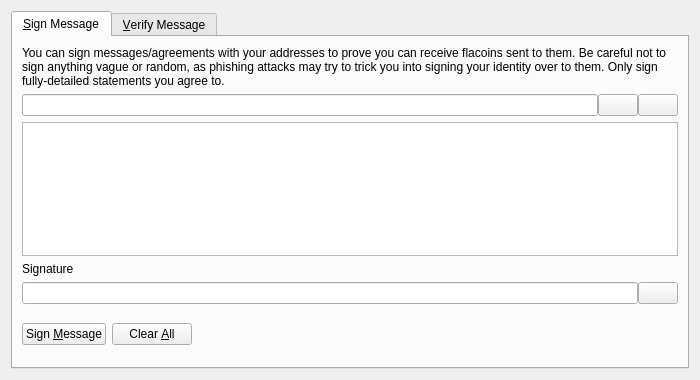
<?xml version="1.0" encoding="UTF-8"?>
<ui version="4.0">
 <class>SignVerifyMessageDialog</class>
 <widget class="QDialog" name="SignVerifyMessageDialog">
  <property name="geometry">
   <rect>
    <x>0</x>
    <y>0</y>
    <width>700</width>
    <height>380</height>
   </rect>
  </property>
  <property name="windowTitle">
   <string>Signatures - Sign / Verify a Message</string>
  </property>
  <property name="modal">
   <bool>true</bool>
  </property>
  <layout class="QVBoxLayout" name="verticalLayout">
   <item>
    <widget class="QTabWidget" name="tabWidget">
     <property name="currentIndex">
      <number>0</number>
     </property>
     <widget class="QWidget" name="tabSignMessage">
      <attribute name="title">
       <string>&amp;Sign Message</string>
      </attribute>
      <layout class="QVBoxLayout" name="verticalLayout_SM">
       <item>
        <widget class="QLabel" name="infoLabel_SM">
         <property name="text">
          <string>You can sign messages/agreements with your addresses to prove you can receive flacoins sent to them. Be careful not to sign anything vague or random, as phishing attacks may try to trick you into signing your identity over to them. Only sign fully-detailed statements you agree to.</string>
         </property>
         <property name="textFormat">
          <enum>Qt::PlainText</enum>
         </property>
         <property name="wordWrap">
          <bool>true</bool>
         </property>
        </widget>
       </item>
       <item>
        <layout class="QHBoxLayout" name="horizontalLayout_1_SM">
         <property name="spacing">
          <number>0</number>
         </property>
         <item>
          <widget class="QValidatedLineEdit" name="addressIn_SM">
           <property name="toolTip">
            <string>The FlaCoin address to sign the message with</string>
           </property>
          </widget>
         </item>
         <item>
          <widget class="QPushButton" name="addressBookButton_SM">
           <property name="toolTip">
            <string>Choose previously used address</string>
           </property>
           <property name="text">
            <string/>
           </property>
           <property name="icon">
            <iconset resource="../bitcoin.qrc">
             <normaloff>:/icons/address-book</normaloff>:/icons/address-book</iconset>
           </property>
           <property name="shortcut">
            <string>Alt+A</string>
           </property>
           <property name="autoDefault">
            <bool>false</bool>
           </property>
          </widget>
         </item>
         <item>
          <widget class="QPushButton" name="pasteButton_SM">
           <property name="toolTip">
            <string>Paste address from clipboard</string>
           </property>
           <property name="text">
            <string/>
           </property>
           <property name="icon">
            <iconset resource="../bitcoin.qrc">
             <normaloff>:/icons/editpaste</normaloff>:/icons/editpaste</iconset>
           </property>
           <property name="shortcut">
            <string>Alt+P</string>
           </property>
           <property name="autoDefault">
            <bool>false</bool>
           </property>
          </widget>
         </item>
        </layout>
       </item>
       <item>
        <widget class="QPlainTextEdit" name="messageIn_SM">
         <property name="toolTip">
          <string>Enter the message you want to sign here</string>
         </property>
        </widget>
       </item>
       <item>
        <widget class="QLabel" name="signatureLabel_SM">
         <property name="text">
          <string>Signature</string>
         </property>
         <property name="textFormat">
          <enum>Qt::PlainText</enum>
         </property>
        </widget>
       </item>
       <item>
        <layout class="QHBoxLayout" name="horizontalLayout_2_SM">
         <property name="spacing">
          <number>0</number>
         </property>
         <item>
          <widget class="QLineEdit" name="signatureOut_SM">
           <property name="font">
            <font>
             <italic>true</italic>
            </font>
           </property>
           <property name="readOnly">
            <bool>true</bool>
           </property>
          </widget>
         </item>
         <item>
          <widget class="QPushButton" name="copySignatureButton_SM">
           <property name="toolTip">
            <string>Copy the current signature to the system clipboard</string>
           </property>
           <property name="text">
            <string/>
           </property>
           <property name="icon">
            <iconset resource="../bitcoin.qrc">
             <normaloff>:/icons/editcopy</normaloff>:/icons/editcopy</iconset>
           </property>
           <property name="autoDefault">
            <bool>false</bool>
           </property>
          </widget>
         </item>
        </layout>
       </item>
       <item>
        <layout class="QHBoxLayout" name="horizontalLayout_3_SM">
         <item>
          <widget class="QPushButton" name="signMessageButton_SM">
           <property name="toolTip">
            <string>Sign the message to prove you own this FlaCoin address</string>
           </property>
           <property name="text">
            <string>Sign &amp;Message</string>
           </property>
           <property name="icon">
            <iconset resource="../bitcoin.qrc">
             <normaloff>:/icons/edit</normaloff>:/icons/edit</iconset>
           </property>
           <property name="autoDefault">
            <bool>false</bool>
           </property>
          </widget>
         </item>
         <item>
          <widget class="QPushButton" name="clearButton_SM">
           <property name="toolTip">
            <string>Reset all sign message fields</string>
           </property>
           <property name="text">
            <string>Clear &amp;All</string>
           </property>
           <property name="icon">
            <iconset resource="../bitcoin.qrc">
             <normaloff>:/icons/remove</normaloff>:/icons/remove</iconset>
           </property>
           <property name="autoDefault">
            <bool>false</bool>
           </property>
          </widget>
         </item>
         <item>
          <spacer name="horizontalSpacer_1_SM">
           <property name="orientation">
            <enum>Qt::Horizontal</enum>
           </property>
           <property name="sizeHint" stdset="0">
            <size>
             <width>40</width>
             <height>48</height>
            </size>
           </property>
          </spacer>
         </item>
         <item>
          <widget class="QLabel" name="statusLabel_SM">
           <property name="font">
            <font>
             <weight>75</weight>
             <bold>true</bold>
            </font>
           </property>
           <property name="text">
            <string/>
           </property>
           <property name="wordWrap">
            <bool>true</bool>
           </property>
          </widget>
         </item>
         <item>
          <spacer name="horizontalSpacer_2_SM">
           <property name="orientation">
            <enum>Qt::Horizontal</enum>
           </property>
           <property name="sizeHint" stdset="0">
            <size>
             <width>40</width>
             <height>48</height>
            </size>
           </property>
          </spacer>
         </item>
        </layout>
       </item>
      </layout>
     </widget>
     <widget class="QWidget" name="tabVerifyMessage">
      <attribute name="title">
       <string>&amp;Verify Message</string>
      </attribute>
      <layout class="QVBoxLayout" name="verticalLayout_VM">
       <item>
        <widget class="QLabel" name="infoLabel_VM">
         <property name="text">
          <string>Enter the receiver's address, message (ensure you copy line breaks, spaces, tabs, etc. exactly) and signature below to verify the message. Be careful not to read more into the signature than what is in the signed message itself, to avoid being tricked by a man-in-the-middle attack. Note that this only proves the signing party receives with the address, it cannot prove sendership of any transaction!</string>
         </property>
         <property name="textFormat">
          <enum>Qt::PlainText</enum>
         </property>
         <property name="alignment">
          <set>Qt::AlignLeading|Qt::AlignLeft|Qt::AlignTop</set>
         </property>
         <property name="wordWrap">
          <bool>true</bool>
         </property>
        </widget>
       </item>
       <item>
        <layout class="QHBoxLayout" name="horizontalLayout_1_VM">
         <property name="spacing">
          <number>0</number>
         </property>
         <item>
          <widget class="QValidatedLineEdit" name="addressIn_VM">
           <property name="toolTip">
            <string>The FlaCoin address the message was signed with</string>
           </property>
          </widget>
         </item>
         <item>
          <widget class="QPushButton" name="addressBookButton_VM">
           <property name="toolTip">
            <string>Choose previously used address</string>
           </property>
           <property name="text">
            <string/>
           </property>
           <property name="icon">
            <iconset resource="../bitcoin.qrc">
             <normaloff>:/icons/address-book</normaloff>:/icons/address-book</iconset>
           </property>
           <property name="shortcut">
            <string>Alt+A</string>
           </property>
           <property name="autoDefault">
            <bool>false</bool>
           </property>
          </widget>
         </item>
        </layout>
       </item>
       <item>
        <widget class="QPlainTextEdit" name="messageIn_VM"/>
       </item>
       <item>
        <widget class="QValidatedLineEdit" name="signatureIn_VM"/>
       </item>
       <item>
        <layout class="QHBoxLayout" name="horizontalLayout_2_VM">
         <item>
          <widget class="QPushButton" name="verifyMessageButton_VM">
           <property name="toolTip">
            <string>Verify the message to ensure it was signed with the specified FlaCoin address</string>
           </property>
           <property name="text">
            <string>Verify &amp;Message</string>
           </property>
           <property name="icon">
            <iconset resource="../bitcoin.qrc">
             <normaloff>:/icons/transaction_0</normaloff>:/icons/transaction_0</iconset>
           </property>
           <property name="autoDefault">
            <bool>false</bool>
           </property>
          </widget>
         </item>
         <item>
          <widget class="QPushButton" name="clearButton_VM">
           <property name="toolTip">
            <string>Reset all verify message fields</string>
           </property>
           <property name="text">
            <string>Clear &amp;All</string>
           </property>
           <property name="icon">
            <iconset resource="../bitcoin.qrc">
             <normaloff>:/icons/remove</normaloff>:/icons/remove</iconset>
           </property>
           <property name="autoDefault">
            <bool>false</bool>
           </property>
          </widget>
         </item>
         <item>
          <spacer name="horizontalSpacer_1_VM">
           <property name="orientation">
            <enum>Qt::Horizontal</enum>
           </property>
           <property name="sizeHint" stdset="0">
            <size>
             <width>40</width>
             <height>48</height>
            </size>
           </property>
          </spacer>
         </item>
         <item>
          <widget class="QLabel" name="statusLabel_VM">
           <property name="font">
            <font>
             <weight>75</weight>
             <bold>true</bold>
            </font>
           </property>
           <property name="text">
            <string/>
           </property>
           <property name="wordWrap">
            <bool>true</bool>
           </property>
          </widget>
         </item>
         <item>
          <spacer name="horizontalSpacer_2_VM">
           <property name="orientation">
            <enum>Qt::Horizontal</enum>
           </property>
           <property name="sizeHint" stdset="0">
            <size>
             <width>40</width>
             <height>48</height>
            </size>
           </property>
          </spacer>
         </item>
        </layout>
       </item>
      </layout>
     </widget>
    </widget>
   </item>
  </layout>
 </widget>
 <customwidgets>
  <customwidget>
   <class>QValidatedLineEdit</class>
   <extends>QLineEdit</extends>
   <header>qt/qvalidatedlineedit.h</header>
  </customwidget>
 </customwidgets>
 <resources>
  <include location="../bitcoin.qrc"/>
 </resources>
 <connections/>
</ui>
